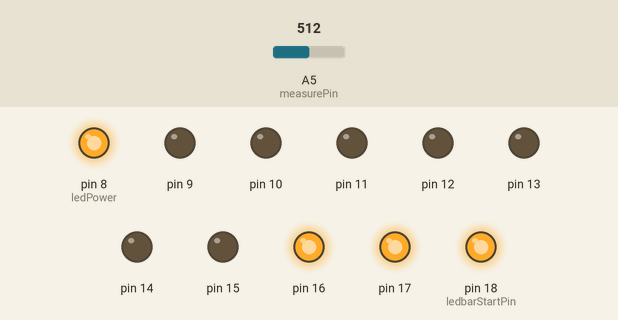
A sketch run on a simulated Arduino Uno, built with avr-gcc and run on an emulated ATmega328P. On the bench: output pins drawn as LEDs (lit = HIGH). Inputs (shaded band) come from the test bench; at power-on: A5 (measurePin) = 512.

Above: at 2.2 s.
2.3 s: A5 (measurePin) set to 530
At 3.7 s:
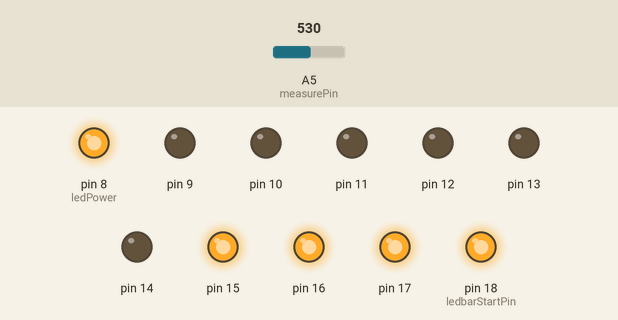
4.0 s: A5 (measurePin) set to 606
5.5 s: A5 (measurePin) set to 625
At 6.8 s:
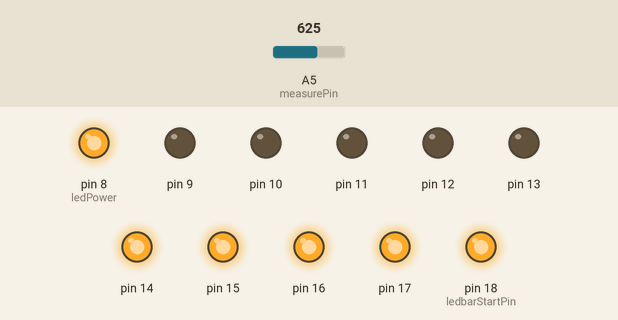
7.1 s: A5 (measurePin) set to 684
8.6 s: A5 (measurePin) set to 697
At 9.2 s:
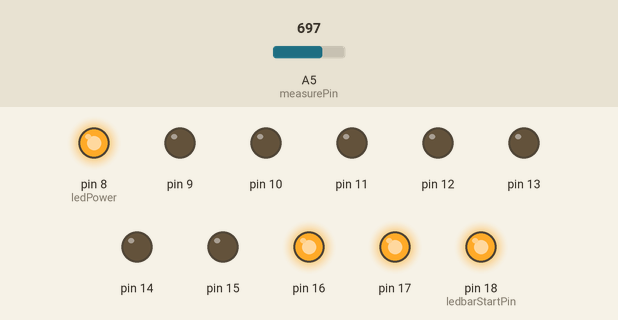
Timing chart, 0 to 11.1 s (numbered marks = the images above; inputs shaded):
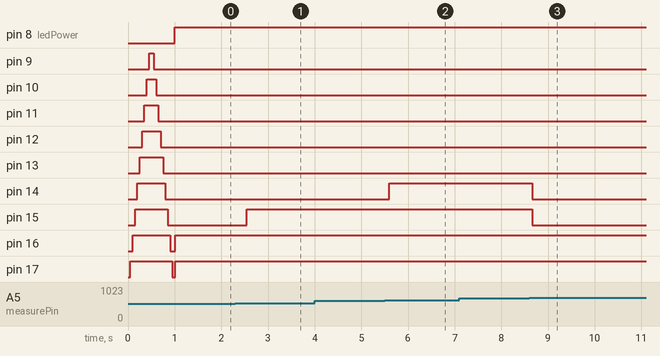

The sketch:

DustCounter.ino
```cpp
// (licence header left out)
//#define _VERBOSE_

int measurePin = 5; //A5
int ledPower = 8;
int ledbarStartPin = 18; //PIN 27 = A4 and we'll go toward the low numbers

int samplingTime = 280;
int deltaTime = 40;
int sleepTime = 9680;

float voMeasured = 0;
float calcVoltage = 0;
float dustDensity = 0;

void setup(){
#ifdef _VERBOSE_
  Serial.begin(9600);
#endif //_VERBOSE_

  pinMode(ledPower,OUTPUT);

  //for the ledbar
  for (int i = 0; i< 10; i++){
    pinMode (ledbarStartPin - i, OUTPUT);
  }

  //for the show
  for (int i = 0; i< 10; i++){
    digitalWrite (ledbarStartPin - i, HIGH);
    delay(50);
  }
  for (int i = 0; i< 10; i++){
    digitalWrite (ledbarStartPin -10 + i, LOW);
    delay(50);
  }

}

/* Takes the voltage (in V) read and return the dust density based on the graph provided in the Datasheet
 */
float voltage2DustDensity (float pVoltage) {
  if (pVoltage <= 0.6) {
    return 0;
  }
  if (pVoltage <= 3.4) {
    //linear regression calulated from key values at (v=0.6 dust=0) and (v=3 dust=0.4)
    // x = (y  - b) / a
    return (pVoltage - 0.6)/6.0;
  }

  //voltage > 3.4 same with [0.5;3.5] and [0.8;3.65]
  // x = (y  - b) / a
  return (pVoltage - 3.25)/0.5;
}

void loop(){
  digitalWrite(ledPower,LOW); // power on the LED
  delayMicroseconds(samplingTime);

  voMeasured = analogRead(measurePin); // read the dust value

  delayMicroseconds(deltaTime);
  digitalWrite(ledPower,HIGH); // turn the LED off
  delayMicroseconds(sleepTime);

  // 0 - 5V mapped to 0 - 1023 integer values
  // recover voltage
  calcVoltage = voMeasured * (5.0 / 1024);

  // linear eqaution taken from http://www.howmuchsnow.com/arduino/airquality/
  // Chris Nafis (c) 2012
  //dustDensity = 0.17 * calcVoltage - 0.1;
  //above is 1) wrong and 2) for 3.3v
  dustDensity = voltage2DustDensity (calcVoltage);

#ifdef _VERBOSE_

  Serial.print("Raw Signal Value (0-1023): ");
  Serial.print(voMeasured);

  Serial.print(" - Voltage: ");
  Serial.print(calcVoltage);

  Serial.print(" - Dust Density: ");
  Serial.println(dustDensity);

#endif // _VERBOSE_

  float maxdust = 0.8;
  int vledmax = (int)(10.0 * dustDensity / maxdust);
  /*
  for (int i = 2; i< 12; i++){
    if ((i-2) <= vledmax -1)
      digitalWrite(i,HIGH);
    else
      digitalWrite(i,LOW);
  }
  */

  for (int i = 0; i< 10; i++){
    if (i < vledmax )
      digitalWrite(ledbarStartPin - i,HIGH);
    else
      digitalWrite(ledbarStartPin - i,LOW);
  }


  delay(500);
}
```

Measured:
- the behaviour switches between 516 and 517 on A5 (measurePin) (found by bisection; images 0 and 1)
- the behaviour switches between 614 and 615 on A5 (measurePin) (found by bisection; images 1 and 2)
- the behaviour switches between 696 and 697 on A5 (measurePin) (found by bisection; images 2 and 3)
- after the input at 2.3 s, pin 15: LOW → HIGH after 0.24 s
- after the input at 5.5 s, pin 14: LOW → HIGH after 0.10 s
- after the input at 8.6 s, pin 14, pin 15: HIGH → LOW after 0.06 s
